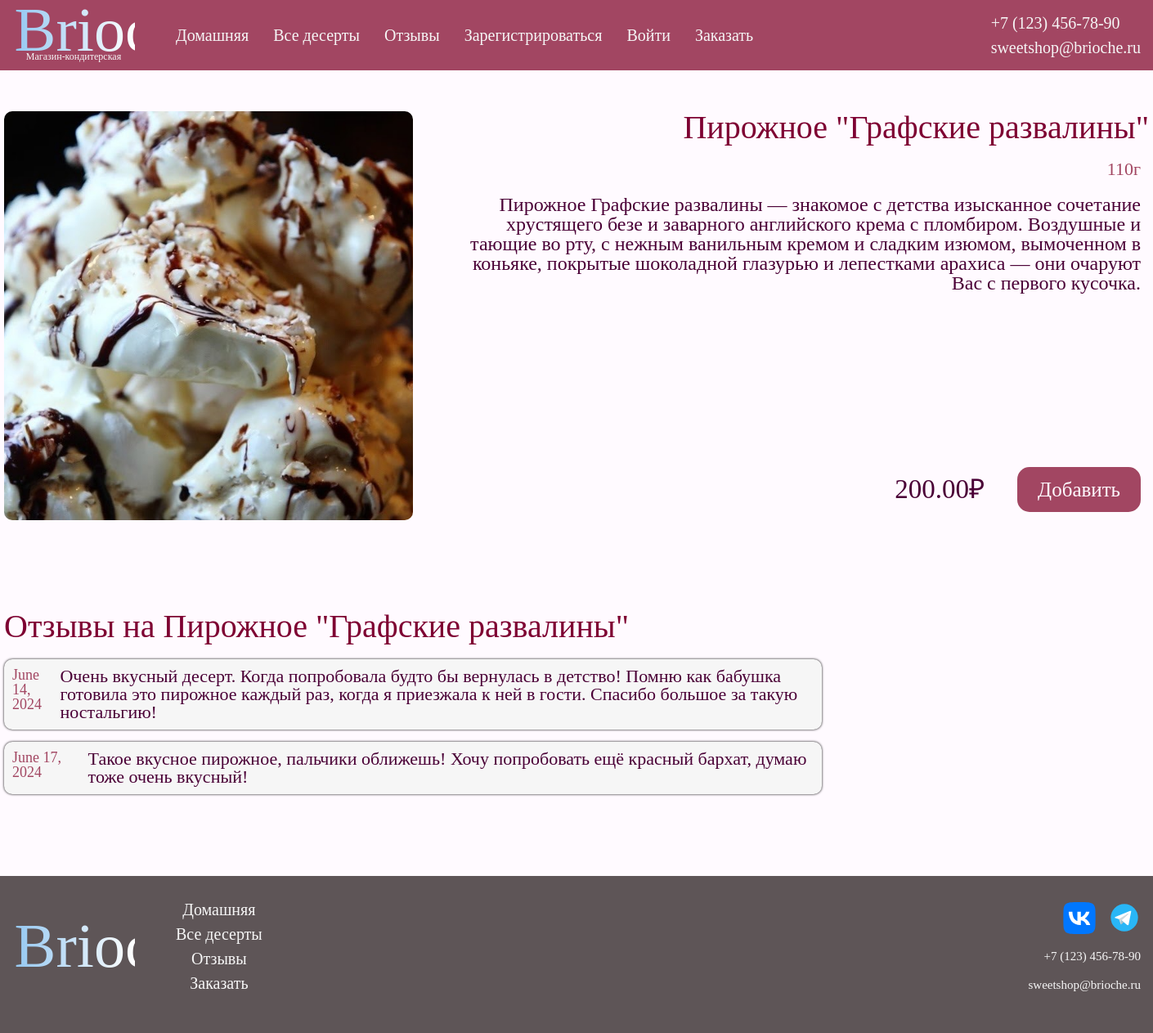
Page /catalog/cake/13 on the earlier database version.
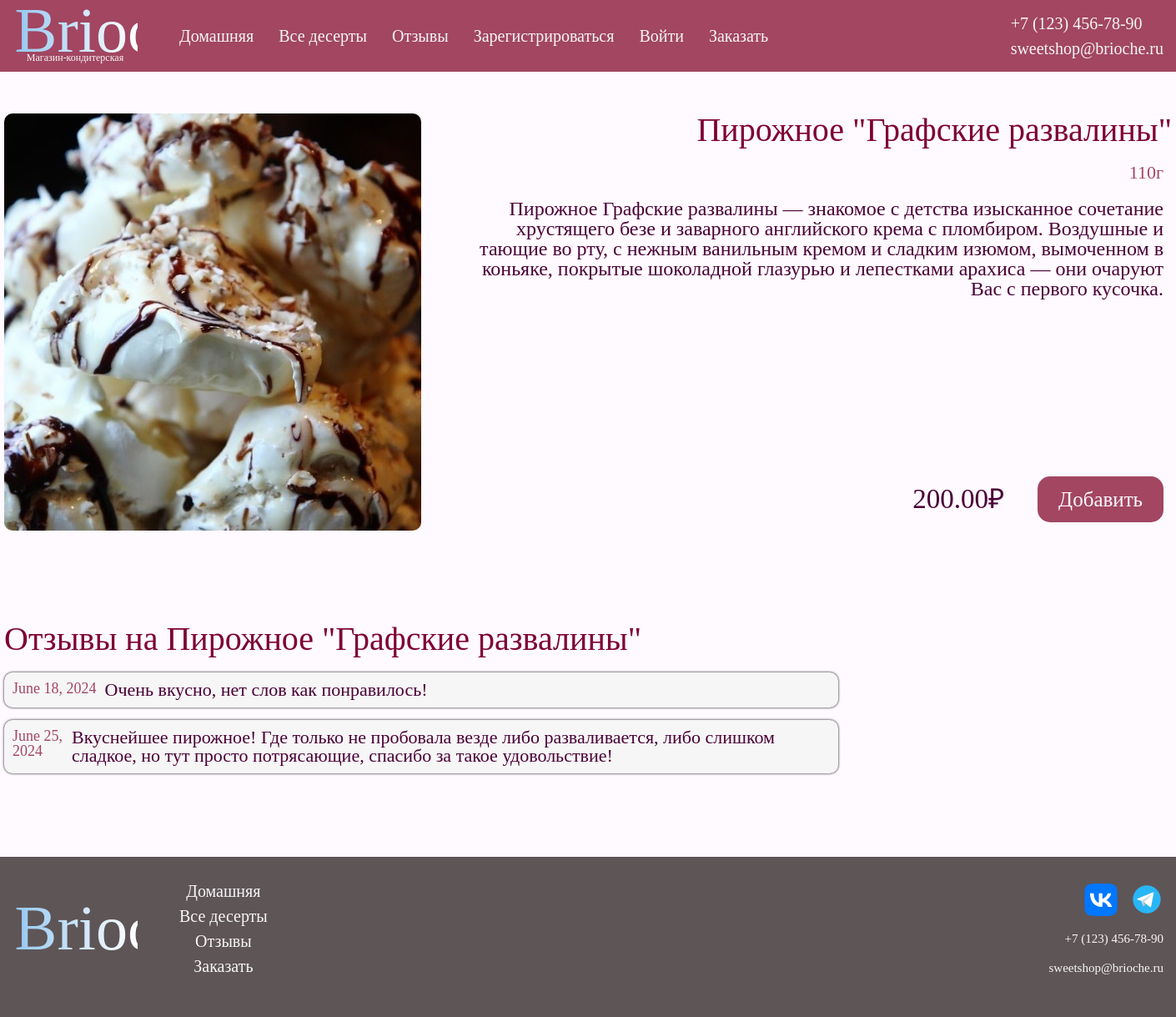
Same page on the later database version.
### catalog/models.py (models this page shows, shortened)
class Review(models.Model):
    id = models.IntegerField(primary_key=True, help_text="Уникальный ID для отзыва")
    user_id = models.ForeignKey(User, on_delete=models.SET_NULL, null=True)
    cake_id = models.ForeignKey("Cake", on_delete=models.SET_NULL, null=True)
    image_id = models.ForeignKey("Image", on_delete=models.SET_NULL, null=True)
    review = models.TextField(max_length=1000, help_text="Отзыв к заказу")
    created_at = models.DateField(null=True, blank=True)
    class Meta:
        ordering = ['id']

### catalog/views.py (the view)
# urls.py: re_path(r"^cake/(?P<pk>\d+)$", views.CakeDetailView.as_view(), name="cake-detail"),
class CakeDetailView(generic.DetailView):
    model = Cake

### catalog/templates/catalog/cake_detail.html (shortened to what this page needs)
{% extends "base_generic.html" %}
{% load static %}
{% block content %}
<div class="cake">
    <img src="{% get_static_prefix %}{{ cake.image_id.path }}" alt="{{ cake.image_id.alt }}" class="cake__image">
    <div class="cake__descrip-wrap">
        <h1 class="cake__headline">{{ cake.title }}</h1>
        <p class="cake__text">{{ cake.weight }}г</p>
        <p class="cake__text">{{ cake.description }}</p>
        <div class="cake__bottom-wrap">
            <p class="cake__price">{{ cake.price }}₽</p>
            <a href="{% url 'cart'  cake.id %}" class="cake__button">Добавить</a>
        </div>
    </div>
</div>
<div class="reviews">
    <h2 class="reviews__headline">Отзывы на {{ cake.title }}</h2>
    {% if cake.review_set %}
    <ul class="reviews__list">
        {% for review in cake.review_set.all %}
        <li class="reviews__item">
            <div>
                <p class="reviews__text">{{ review.created_at }}</p>
            </div>
            <p class="reviews__text">{{ review.review }}</p>
        </li>
        {% endfor %}
    </ul>
    {% else %}
    <p class="reviews__empty">На этот торт ещё нет отзывов. Вы можете быть первым!</p>
    {% endif %}
</div>
{% endblock %}

Differences in the rows shown:
no longer on this page (row edited): Review: created_at "June 14, 2024", review "Очень вкусный десерт. Когда попробовала будто бы вернулась в детство! Помню как бабушка готовила это пирожное каждый раз, когда я приезжала к ней в гости. Спасибо большое за такую ностальгию!"
no longer on this page (row edited): Review: created_at "June 17, 2024", review "Такое вкусное пирожное, пальчики оближешь! Хочу попробовать ещё красный бархат, думаю тоже очень вкусный!"
now on this page (row edited): Review: created_at "June 18, 2024", review "Очень вкусно, нет слов как понравилось!"
added Review: created_at "June 25, 2024", review "Вкуснейшее пирожное! Где только не пробовала везде либо разваливается, либо слишком сладкое, но тут просто потрясающие, спасибо за такое удовольствие!"
